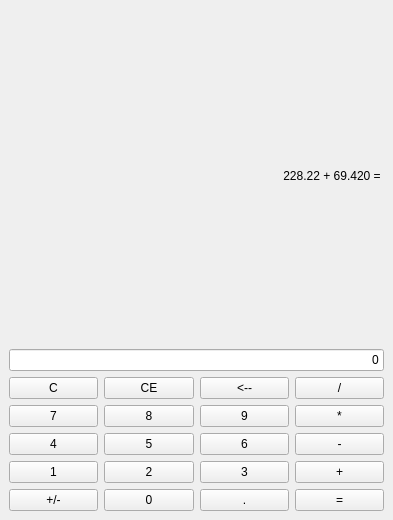
<?xml version="1.0" encoding="UTF-8"?>
<ui version="4.0">
 <class>MainWindow</class>
 <widget class="QMainWindow" name="MainWindow">
  <property name="geometry">
   <rect>
    <x>0</x>
    <y>0</y>
    <width>393</width>
    <height>520</height>
   </rect>
  </property>
  <property name="windowTitle">
   <string>ToCalc</string>
  </property>
  <widget class="QWidget" name="centralwidget">
   <layout class="QVBoxLayout" name="verticalLayout">
    <item>
     <widget class="QLabel" name="label">
      <property name="text">
       <string>228.22 + 69.420 = </string>
      </property>
      <property name="alignment">
       <set>Qt::AlignRight|Qt::AlignTrailing|Qt::AlignVCenter</set>
      </property>
     </widget>
    </item>
    <item>
     <widget class="QLineEdit" name="lineEdit">
      <property name="text">
       <string>0</string>
      </property>
      <property name="maxLength">
       <number>13</number>
      </property>
      <property name="alignment">
       <set>Qt::AlignRight|Qt::AlignTrailing|Qt::AlignVCenter</set>
      </property>
      <property name="readOnly">
       <bool>true</bool>
      </property>
     </widget>
    </item>
    <item>
     <layout class="QGridLayout" name="gridLayout">
      <item row="3" column="4">
       <widget class="QPushButton" name="pushButton_8">
        <property name="text">
         <string>+</string>
        </property>
        <property name="shortcut">
         <string>+</string>
        </property>
       </widget>
      </item>
      <item row="2" column="2">
       <widget class="QPushButton" name="pushButton_6">
        <property name="text">
         <string>6</string>
        </property>
        <property name="shortcut">
         <string>6</string>
        </property>
       </widget>
      </item>
      <item row="2" column="4">
       <widget class="QPushButton" name="pushButton_4">
        <property name="text">
         <string>-</string>
        </property>
        <property name="shortcut">
         <string>-</string>
        </property>
       </widget>
      </item>
      <item row="1" column="4">
       <widget class="QPushButton" name="pushButton_9">
        <property name="text">
         <string>*</string>
        </property>
        <property name="shortcut">
         <string>*</string>
        </property>
       </widget>
      </item>
      <item row="0" column="2">
       <widget class="QPushButton" name="pushButton">
        <property name="text">
         <string>&lt;--</string>
        </property>
        <property name="shortcut">
         <string>Backspace</string>
        </property>
       </widget>
      </item>
      <item row="4" column="4">
       <widget class="QPushButton" name="pushButton_10">
        <property name="text">
         <string>=</string>
        </property>
        <property name="shortcut">
         <string>=</string>
        </property>
       </widget>
      </item>
      <item row="3" column="2">
       <widget class="QPushButton" name="pushButton_2">
        <property name="text">
         <string>3</string>
        </property>
        <property name="shortcut">
         <string>3</string>
        </property>
       </widget>
      </item>
      <item row="0" column="1">
       <widget class="QPushButton" name="pushButton_11">
        <property name="text">
         <string>CE</string>
        </property>
        <property name="shortcut">
         <string>Del</string>
        </property>
       </widget>
      </item>
      <item row="4" column="2">
       <widget class="QPushButton" name="pushButton_3">
        <property name="text">
         <string>.</string>
        </property>
        <property name="shortcut">
         <string>.</string>
        </property>
       </widget>
      </item>
      <item row="1" column="2">
       <widget class="QPushButton" name="pushButton_7">
        <property name="text">
         <string>9</string>
        </property>
        <property name="shortcut">
         <string>9</string>
        </property>
       </widget>
      </item>
      <item row="0" column="4">
       <widget class="QPushButton" name="pushButton_5">
        <property name="text">
         <string>/</string>
        </property>
        <property name="shortcut">
         <string>/</string>
        </property>
       </widget>
      </item>
      <item row="0" column="0">
       <widget class="QPushButton" name="pushButton_12">
        <property name="text">
         <string>C</string>
        </property>
       </widget>
      </item>
      <item row="1" column="0">
       <widget class="QPushButton" name="pushButton_13">
        <property name="text">
         <string>7</string>
        </property>
        <property name="shortcut">
         <string>7</string>
        </property>
       </widget>
      </item>
      <item row="1" column="1">
       <widget class="QPushButton" name="pushButton_14">
        <property name="text">
         <string>8</string>
        </property>
        <property name="shortcut">
         <string>8</string>
        </property>
       </widget>
      </item>
      <item row="2" column="0">
       <widget class="QPushButton" name="pushButton_15">
        <property name="text">
         <string>4</string>
        </property>
        <property name="shortcut">
         <string>4</string>
        </property>
       </widget>
      </item>
      <item row="2" column="1">
       <widget class="QPushButton" name="pushButton_16">
        <property name="text">
         <string>5</string>
        </property>
        <property name="shortcut">
         <string>5</string>
        </property>
       </widget>
      </item>
      <item row="3" column="0">
       <widget class="QPushButton" name="pushButton_17">
        <property name="text">
         <string>1</string>
        </property>
        <property name="shortcut">
         <string>1</string>
        </property>
       </widget>
      </item>
      <item row="3" column="1">
       <widget class="QPushButton" name="pushButton_18">
        <property name="text">
         <string>2</string>
        </property>
        <property name="shortcut">
         <string>2</string>
        </property>
       </widget>
      </item>
      <item row="4" column="0">
       <widget class="QPushButton" name="pushButton_19">
        <property name="text">
         <string>+/-</string>
        </property>
       </widget>
      </item>
      <item row="4" column="1">
       <widget class="QPushButton" name="pushButton_20">
        <property name="text">
         <string>0</string>
        </property>
        <property name="shortcut">
         <string>0</string>
        </property>
       </widget>
      </item>
     </layout>
    </item>
   </layout>
  </widget>
 </widget>
 <resources/>
 <connections/>
</ui>
